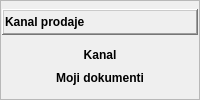
                <widget class="QFrame" name="fraKanalProdaje">
                 <property name="sizePolicy">
                  <sizepolicy hsizetype="Preferred" vsizetype="Maximum">
                   <horstretch>0</horstretch>
                   <verstretch>0</verstretch>
                  </sizepolicy>
                 </property>
                 <property name="frameShape">
                  <enum>QFrame::StyledPanel</enum>
                 </property>
                 <property name="frameShadow">
                  <enum>QFrame::Raised</enum>
                 </property>
                 <layout class="QVBoxLayout" name="verticalLayout_9">
                  <property name="spacing">
                   <number>1</number>
                  </property>
                  <property name="leftMargin">
                   <number>1</number>
                  </property>
                  <property name="topMargin">
                   <number>0</number>
                  </property>
                  <property name="rightMargin">
                   <number>1</number>
                  </property>
                  <property name="bottomMargin">
                   <number>0</number>
                  </property>
                  <item>
                   <widget class="QFrame" name="fraTipKupcaTitle_2">
                    <property name="sizePolicy">
                     <sizepolicy hsizetype="Preferred" vsizetype="Maximum">
                      <horstretch>0</horstretch>
                      <verstretch>0</verstretch>
                     </sizepolicy>
                    </property>
                    <property name="frameShape">
                     <enum>QFrame::WinPanel</enum>
                    </property>
                    <property name="frameShadow">
                     <enum>QFrame::Raised</enum>
                    </property>
                    <layout class="QHBoxLayout" name="horizontalLayout_7">
                     <property name="spacing">
                      <number>1</number>
                     </property>
                     <property name="leftMargin">
                      <number>1</number>
                     </property>
                     <property name="topMargin">
                      <number>0</number>
                     </property>
                     <property name="rightMargin">
                      <number>1</number>
                     </property>
                     <property name="bottomMargin">
                      <number>0</number>
                     </property>
                     <item>
                      <widget class="QLabel" name="lblKanalProdajeTitle">
                       <property name="font">
                        <font>
                         <weight>75</weight>
                         <bold>true</bold>
                        </font>
                       </property>
                       <property name="text">
                        <string>Kanal prodaje</string>
                       </property>
                      </widget>
                     </item>
                     <item>
                      <widget class="QPushButton" name="pushButton_3">
                       <property name="sizePolicy">
                        <sizepolicy hsizetype="Maximum" vsizetype="Fixed">
                         <horstretch>0</horstretch>
                         <verstretch>0</verstretch>
                        </sizepolicy>
                       </property>
                       <property name="text">
                        <string/>
                       </property>
                       <property name="icon">
                        <iconset resource="../../resources/DonatForm.qrc">
                         <normaloff>:/InDonat/Forms/images/ig_menuGreenUp.gif</normaloff>:/InDonat/Forms/images/ig_menuGreenUp.gif</iconset>
                       </property>
                       <property name="flat">
                        <bool>true</bool>
                       </property>
                      </widget>
                     </item>
                    </layout>
                   </widget>
                  </item>
                  <item>
                   <widget class="QFrame" name="fraTipKupcaButtons_2">
                    <property name="sizePolicy">
                     <sizepolicy hsizetype="Preferred" vsizetype="Maximum">
                      <horstretch>0</horstretch>
                      <verstretch>0</verstretch>
                     </sizepolicy>
                    </property>
                    <property name="frameShape">
                     <enum>QFrame::NoFrame</enum>
                    </property>
                    <property name="frameShadow">
                     <enum>QFrame::Raised</enum>
                    </property>
                    <layout class="QVBoxLayout" name="verticalLayout_10">
                     <property name="spacing">
                      <number>1</number>
                     </property>
                     <property name="leftMargin">
                      <number>1</number>
                     </property>
                     <property name="topMargin">
                      <number>0</number>
                     </property>
                     <property name="rightMargin">
                      <number>1</number>
                     </property>
                     <property name="bottomMargin">
                      <number>0</number>
                     </property>
                     <item>
                      <widget class="QPushButton" name="btnKanalProdaje">
                       <property name="font">
                        <font>
                         <weight>75</weight>
                         <bold>true</bold>
                        </font>
                       </property>
                       <property name="cursor">
                        <cursorShape>PointingHandCursor</cursorShape>
                       </property>
                       <property name="text">
                        <string>Kanal</string>
                       </property>
                       <property name="flat">
                        <bool>true</bool>
                       </property>
                      </widget>
                     </item>
                     <item>
                      <widget class="QPushButton" name="btnMojiDokumenti">
                       <property name="font">
                        <font>
                         <pointsize>9</pointsize>
                         <weight>75</weight>
                         <bold>true</bold>
                        </font>
                       </property>
                       <property name="cursor">
                        <cursorShape>PointingHandCursor</cursorShape>
                       </property>
                       <property name="text">
                        <string>Moji dokumenti</string>
                       </property>
                       <property name="icon">
                        <iconset resource="../../resources/DonatForm.qrc">
                         <normaloff>:/InDonat/Forms/images/OK.gif</normaloff>:/InDonat/Forms/images/OK.gif</iconset>
                       </property>
                       <property name="flat">
                        <bool>true</bool>
                       </property>
                      </widget>
                     </item>
                    </layout>
                   </widget>
                  </item>
                 </layout>
                </widget>
